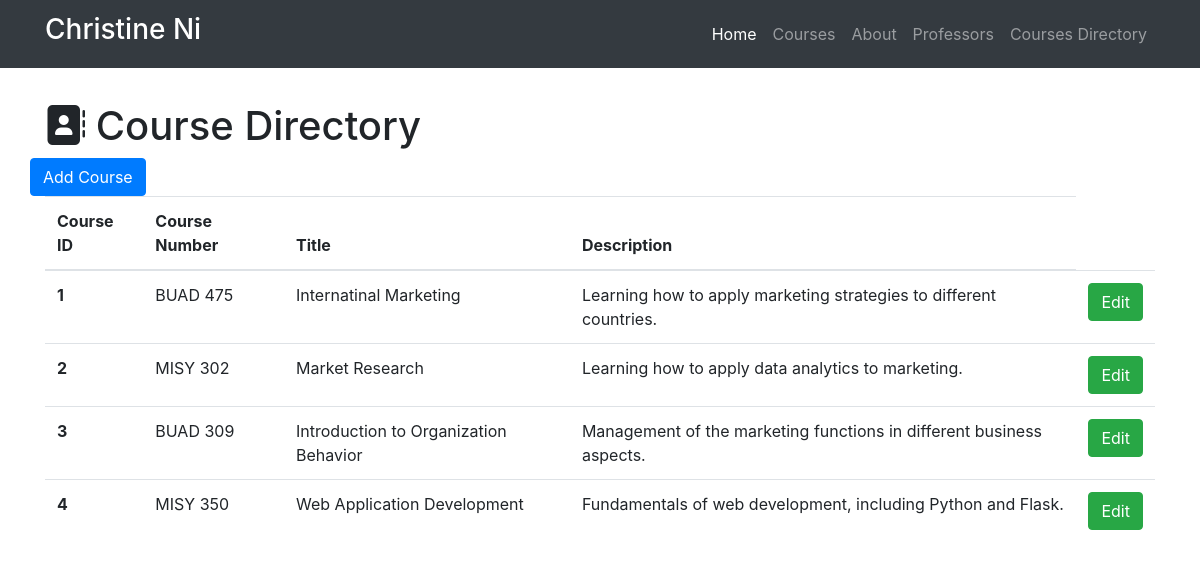
/course-directory, run on the app's committed database.
### resume.py (models this page shows)
class Course(db.Model):
    __tablename__ = 'courses'
    id = db.Column(db.Integer, primary_key=True)
    course_number = db.Column(db.Integer)
    title = db.Column(db.String(256))
    description = db.Column(db.Text)
    professor_id = db.Column(db.Integer, db.ForeignKey('professors.id'))

### resume.py (the view)
@app.route('/course-directory')
def show_all_courses():
    courses = Course.query.all()
    return render_template('course-all.html', courses=courses)

### templates/course-all.html (shortened to what this page needs)
{% extends "base-structure.html" %}
{% block head%}
  {{super()}}
{% endblock %}
{% block page_content %}
<div class="container">
   <h1 class="mt-5"><i class="fa fa-address-book" aria-hidden="true"></i> Course Directory</h1>
   <div class="row bottom-margin">
     <a href="/course-directory/add" class="btn btn-primary" role="button" aria-disabeled="true">Add Course</a>
   </div>
{% if courses %}
<table class="table">
  <thead>
    <tr>
      <th>Course ID</th>
      <th>Course Number</th>
      <th>Title</th>
      <th>Description</th>
    </tr>
  </thead>
  <tbody>
  {% for course in courses %}
  <tr>
    <th scope="row">{{course.id}}</th>
        <td>{{course.course_number}}</td>
        <td>{{course.title}}</td>
        <td>{{course.description}}</td>
        <td>
          <a href="/course-directory/edit/{{course.id}}" class ="btn btn-success" role="button" aria-disabled="true"> Edit</a>
        </td>
  </tr>
   {% endfor %}
 </tbody>
</table>
{% else %}
<h3>There are no courses in the directory yet.</h3>
{% endif %}
</div>
{% endblock %}

### templates/course-all.html (style rules this page uses)
body { padding-top: 54px; }

### data on the page
Course: id "1", course_number "BUAD 475", title "Internatinal Marketing", description "Learning how to apply marketing strategies to different countries."
Course: id "2", course_number "MISY 302", title "Market Research", description "Learning how to apply data analytics to marketing."
Course: id "3", course_number "BUAD 309", title "Introduction to Organization Behavior", description "Management of the marketing functions in different business aspects."
Course: id "4", course_number "MISY 350", title "Web Application Development", description "Fundamentals of web development, including Python and Flask."
